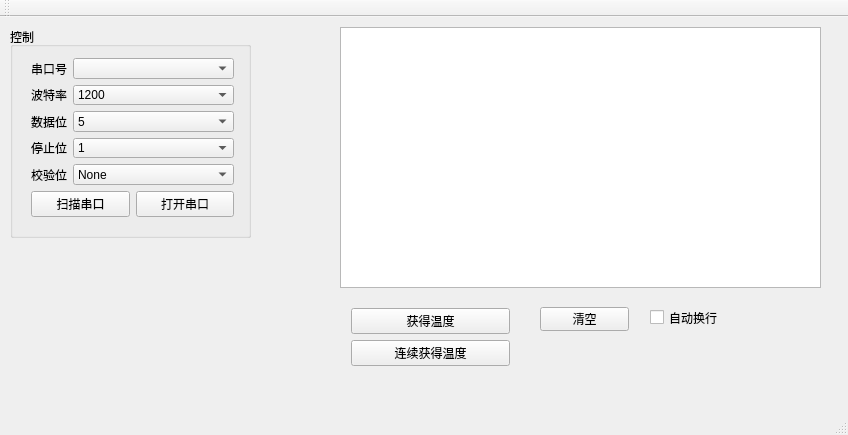
<?xml version="1.0" encoding="UTF-8"?>
<ui version="4.0">
 <class>MainWindow</class>
 <widget class="QMainWindow" name="MainWindow">
  <property name="geometry">
   <rect>
    <x>0</x>
    <y>0</y>
    <width>848</width>
    <height>435</height>
   </rect>
  </property>
  <property name="windowTitle">
   <string>MainWindow</string>
  </property>
  <widget class="QWidget" name="centralWidget">
   <widget class="QWidget" name="verticalLayoutWidget">
    <property name="geometry">
     <rect>
      <x>340</x>
      <y>280</y>
      <width>181</width>
      <height>81</height>
     </rect>
    </property>
    <layout class="QVBoxLayout" name="verticalLayout">
     <item>
      <widget class="QPushButton" name="Button_get_temp">
       <property name="text">
        <string>获得温度</string>
       </property>
      </widget>
     </item>
     <item>
      <widget class="QPushButton" name="Button_get_temping">
       <property name="text">
        <string>连续获得温度</string>
       </property>
      </widget>
     </item>
    </layout>
   </widget>
   <widget class="QTextBrowser" name="textBrowser">
    <property name="geometry">
     <rect>
      <x>340</x>
      <y>10</y>
      <width>481</width>
      <height>261</height>
     </rect>
    </property>
   </widget>
   <widget class="QGroupBox" name="groupBox">
    <property name="geometry">
     <rect>
      <x>10</x>
      <y>10</y>
      <width>241</width>
      <height>211</height>
     </rect>
    </property>
    <property name="title">
     <string>控制</string>
    </property>
    <widget class="QWidget" name="layoutWidget">
     <property name="geometry">
      <rect>
       <x>10</x>
       <y>20</y>
       <width>225</width>
       <height>181</height>
      </rect>
     </property>
     <layout class="QGridLayout" name="gridLayout_2">
      <item row="0" column="0">
       <layout class="QFormLayout" name="formLayout">
        <item row="0" column="0">
         <widget class="QLabel" name="label">
          <property name="text">
           <string>串口号</string>
          </property>
         </widget>
        </item>
        <item row="0" column="1">
         <widget class="QComboBox" name="comboBox_portnum"/>
        </item>
        <item row="1" column="0">
         <widget class="QLabel" name="label_2">
          <property name="text">
           <string>波特率</string>
          </property>
         </widget>
        </item>
        <item row="1" column="1">
         <widget class="QComboBox" name="comboBox_baudrate">
          <item>
           <property name="text">
            <string>1200</string>
           </property>
          </item>
          <item>
           <property name="text">
            <string>2400</string>
           </property>
          </item>
          <item>
           <property name="text">
            <string>4800</string>
           </property>
          </item>
          <item>
           <property name="text">
            <string>9600</string>
           </property>
          </item>
          <item>
           <property name="text">
            <string>19200</string>
           </property>
          </item>
          <item>
           <property name="text">
            <string>38400</string>
           </property>
          </item>
          <item>
           <property name="text">
            <string>57600</string>
           </property>
          </item>
          <item>
           <property name="text">
            <string>115200</string>
           </property>
          </item>
         </widget>
        </item>
        <item row="2" column="0">
         <widget class="QLabel" name="label_4">
          <property name="text">
           <string>数据位</string>
          </property>
         </widget>
        </item>
        <item row="2" column="1">
         <widget class="QComboBox" name="comboBox_databit">
          <item>
           <property name="text">
            <string>5</string>
           </property>
          </item>
          <item>
           <property name="text">
            <string>6</string>
           </property>
          </item>
          <item>
           <property name="text">
            <string>7</string>
           </property>
          </item>
          <item>
           <property name="text">
            <string>8</string>
           </property>
          </item>
         </widget>
        </item>
        <item row="3" column="0">
         <widget class="QLabel" name="label_3">
          <property name="text">
           <string>停止位</string>
          </property>
         </widget>
        </item>
        <item row="3" column="1">
         <widget class="QComboBox" name="comboBox_stopbit">
          <item>
           <property name="text">
            <string>1</string>
           </property>
          </item>
          <item>
           <property name="text">
            <string>1.5</string>
           </property>
          </item>
          <item>
           <property name="text">
            <string>2</string>
           </property>
          </item>
         </widget>
        </item>
        <item row="4" column="0">
         <widget class="QLabel" name="label_5">
          <property name="text">
           <string>校验位</string>
          </property>
         </widget>
        </item>
        <item row="4" column="1">
         <widget class="QComboBox" name="comboBox_checkbit">
          <item>
           <property name="text">
            <string>None</string>
           </property>
          </item>
          <item>
           <property name="text">
            <string>Odd</string>
           </property>
          </item>
          <item>
           <property name="text">
            <string>Even</string>
           </property>
          </item>
         </widget>
        </item>
       </layout>
      </item>
      <item row="1" column="0">
       <layout class="QGridLayout" name="gridLayout">
        <item row="0" column="0">
         <widget class="QPushButton" name="Button_portscan">
          <property name="text">
           <string>扫描串口</string>
          </property>
         </widget>
        </item>
        <item row="0" column="1">
         <widget class="QPushButton" name="Button_portopen">
          <property name="text">
           <string>打开串口</string>
          </property>
         </widget>
        </item>
       </layout>
      </item>
     </layout>
    </widget>
   </widget>
   <widget class="QPushButton" name="Button_clean">
    <property name="geometry">
     <rect>
      <x>540</x>
      <y>290</y>
      <width>89</width>
      <height>24</height>
     </rect>
    </property>
    <property name="text">
     <string>清空</string>
    </property>
   </widget>
   <widget class="QCheckBox" name="checkBox_enter">
    <property name="geometry">
     <rect>
      <x>650</x>
      <y>290</y>
      <width>91</width>
      <height>21</height>
     </rect>
    </property>
    <property name="text">
     <string>自动换行</string>
    </property>
   </widget>
  </widget>
  <widget class="QMenuBar" name="menuBar">
   <property name="geometry">
    <rect>
     <x>0</x>
     <y>0</y>
     <width>848</width>
     <height>25</height>
    </rect>
   </property>
  </widget>
  <widget class="QToolBar" name="mainToolBar">
   <attribute name="toolBarArea">
    <enum>TopToolBarArea</enum>
   </attribute>
   <attribute name="toolBarBreak">
    <bool>false</bool>
   </attribute>
  </widget>
  <widget class="QStatusBar" name="statusBar"/>
 </widget>
 <layoutdefault spacing="6" margin="11"/>
 <resources/>
 <connections/>
</ui>
